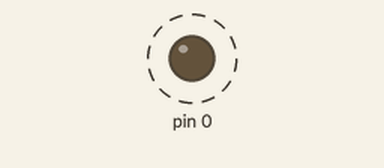
Simulated run of this sketch. Board: Arduino Uno, built with avr-gcc and run on an emulated ATmega328P. On the bench: output pins drawn as LEDs (lit = HIGH). Dashed ring = blinking.

Above: at 0.3 s.
Timing chart, 0 to 5.9 s (numbered marks = the images above):
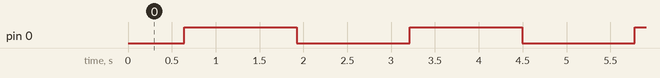

Measured:
- by itself, pin 0: alternates HIGH for 1.3 s and LOW for 1.3 s

The sketch:

6.ino
```cpp
// C++ code
/*
  Fade
  This example shows how to fade an LED on pin 9
  using the analogWrite() function.

  The analogWrite() function uses PWM, so if  you
  want to change the pin you're using, be  sure to
  use another PWM capable pin. On most  Arduino,
  the PWM pins are identified with   a "~" sign,
  like ~3, ~5, ~6, ~9, ~10 and ~11.
*/

int brightness = 0;

void setup()
{
  pinMode(0, OUTPUT);
}

void loop()
{
  for (brightness = 0; brightness <= 255; brightness += 1) {
    analogWrite(0, brightness);
    delay(5); // Wait for 100 millisecond(s)
  }
  for (brightness = 255; brightness >= 0; brightness -= 1) {
    analogWrite(0, brightness);
    delay(5); // Wait for 100 millisecond(s)
  }
}
```
